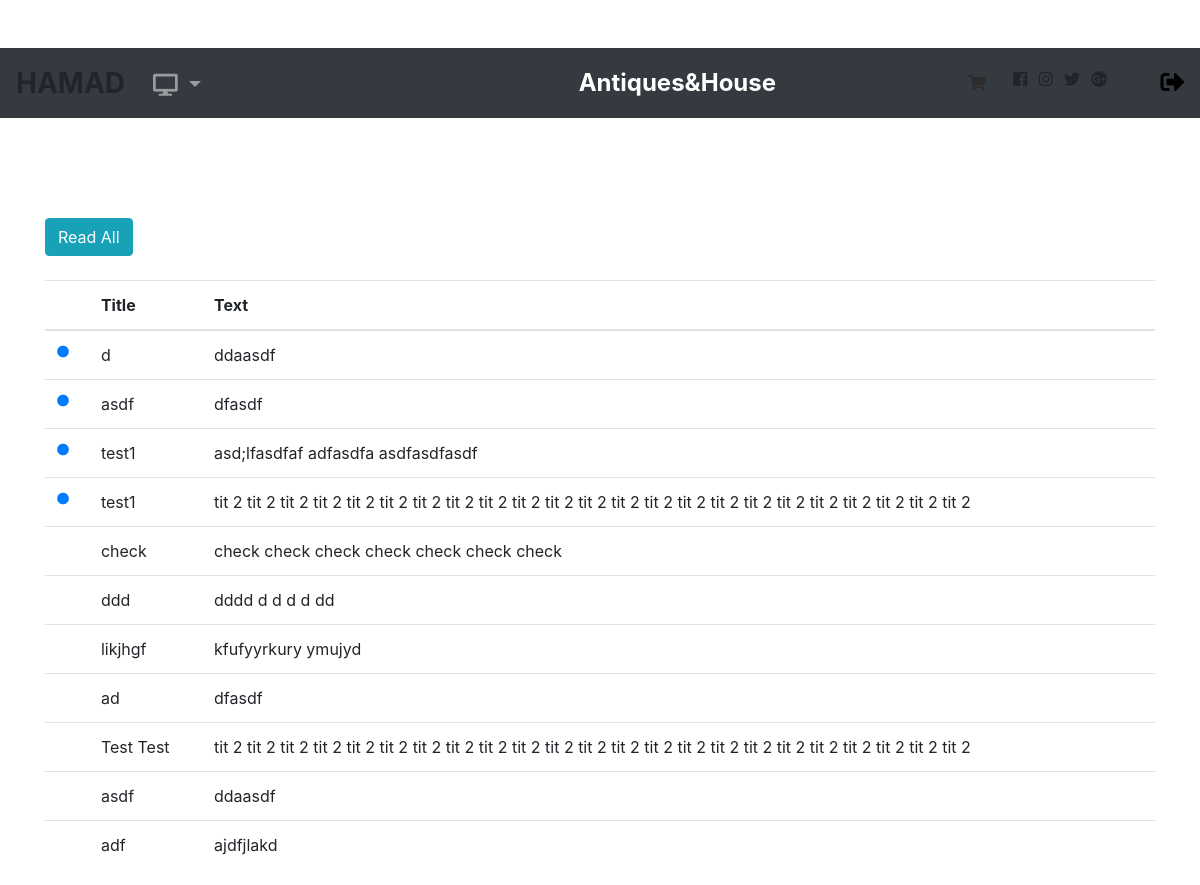
The page /comment.php (signed in) on the database its author committed.
### tables this page shows
CREATE TABLE IF NOT EXISTS `comment` (
  `id` int(100) NOT NULL AUTO_INCREMENT,
  `title` varchar(200) NOT NULL,
  `text` varchar(200) NOT NULL,
  `date` date DEFAULT NULL,
  `status` int(10) NOT NULL,
  PRIMARY KEY (`id`)
);

### comment.php (the view, shortened to what this page needs)
<?php
include "database.php";
$empId = $_SESSION['id'];
$sql_ItemCart = " SELECT image,title,text,price
									FROM post
									 WHERE post.id IN ( SELECT orderr.Pid
									 										FROM orderr,employee
																		 WHERE $empId = orderr.Eid AND orderr.status = 1 ) AND NOT EXISTS ( SELECT * FROM orderr WHERE post.id = orderr.Pid AND status = 2 ) ";
$sql_ShowComment = " SELECT * FROM comment ORDER BY id DESC ";
$result_ShowComment = mysqli_query($con,$sql_ShowComment);
$result_ItemCart = mysqli_query($con,$sql_ItemCart);
?>
<!DOCTYPE html>
<html>
<head>
	<link rel="stylesheet" href="https://stackpath.bootstrapcdn.com/bootstrap/4.2.1/css/bootstrap.min.css">
	<link rel="stylesheet" href="https://use.fontawesome.com/releases/v5.7.2/css/all.css">
	<link rel="stylesheet" type="text/css" href="css/style.css?ts=<?=time()?>">
</head>
<body>
		<nav class="navbar navbar-dark bg-dark navbar-expand-lg mt-5 stickyBar">
							<span class="headerName text-uppercase font-weight-bold"> <?php
											echo $_SESSION['name'];
										?></span>
										    <ul class="navbar-nav">
<li class="nav-item dropdown mt-1">
	<a class="nav-link dropdown-toggle" href="#" id="navbarDropdown" role="button" data-toggle="dropdown" aria-haspopup="true" aria-expanded="false">
		<?php
		if ($_SESSION['role'] == 'admin') {
			echo "<i class='fas fa-desktop'></i>";
		}
		else {
			echo "<i class='fas fa-desktop'></i>";
		}
?>
	</a>
</li>
</ul>
  <a class="navbar-brand headerBrand" href="home.php">Antiques&House</a>
<div class="iconHeader">
		<a href="cartPage.php"> <i class="fas fa-shopping-cart <?php if(mysqli_num_rows($result_ItemCart) > 0 ) echo "text-warning" ?>"></i> </a>
		<i class="fab fa-facebook"></i>
		<i class="fab fa-instagram"></i>
		<i class="fab fa-twitter"></i>
		<i class="fab fa-google-plus"></i>
</div>
<a class="signOut text-uppercase font-weight-bold ml-5" href="check.php"><i class="fas fa-sign-out-alt"></i></a>
</nav>
	<div class="container">
				<div class="message">
</div>
<button type="button" class="btn btn-info" onclick="confirmeRead()">Read All</button>
<br>
<br>
<table class="table">
  <thead>
    <tr>
			<th scope="col"> </th>
      <th scope="col">Title</th>
      <th scope="col">Text</th>
    </tr>
  </thead>
  <tbody>
	  <?php
	  while ($row = mysqli_fetch_array($result_ShowComment)) {
		?>
    <tr>
		<td style="font-size: 12px;"><?php if($row['status'] == '1') echo "<i class='fas fa-circle text-primary hideIcon' data='disIcon'></i>"; ?></td>
      <td><?php echo $row['title'] ?></td>
      <td><?php echo $row['text'] ?></td>
    </tr>
	<?php
	  }
	?>
  </tbody>
</table>
					</div>
</body>
</html>

### css/style.css (style rules this page uses)
body { margin-top: 10px; }
.stickyBar { position: sticky !important; top: 0 !important; z-index: 5; }
nav { width: 100%; height: 70px; }
ul { display: flex; justify-content: space-between; list-style-type: none; padding: 10px 20px; }
ul li a { text-decoration: none; color: rgb(207, 205, 202); font-size: 22px; font-weight: bold; transition: all 0.3s ease-in-out; }
.headerName { cursor: context-menu; font-size: 28px; margin-right: 20px; }
.nav-item { margin-right: 50px; }
.iconHeader { width: 150px; display: flex; flex-flow: row; justify-content: space-around; }
.signOut { text-decoration: none; font-size: 24px; color: black; }
.message { height: 100px; }
.headerBrand { font-weight: bold; font-size: 24px; margin-left: 300px; margin-right: 0px; }
.fa-shopping-cart { color: rgb(44, 44, 44); }

### rows shown on the page
comment: status 1 (drawn), title "d", text "ddaasdf"
comment: status 1 (drawn), title "asdf", text "dfasdf"
comment: status 1 (drawn), title "test1", text "asd;lfasdfaf adfasdfa asdfasdfasdf"
comment: status 1 (drawn), title "test1", text "tit 2 tit 2 tit 2 tit 2 tit 2 tit 2 tit 2 tit 2 tit 2 tit 2 tit 2 tit 2 tit 2 tit 2 tit 2 tit 2 tit 2 tit 2 tit 2 tit 2 tit 2 tit 2 tit 2"
comment: title "check", text "check check check check check check check"
comment: title "ddd", text "dddd d d d d dd"
comment: title "likjhgf", text "kfufyyrkury ymujyd"
comment: title "ad", text "dfasdf"
comment: title "Test Test", text "tit 2 tit 2 tit 2 tit 2 tit 2 tit 2 tit 2 tit 2 tit 2 tit 2 tit 2 tit 2 tit 2 tit 2 tit 2 tit 2 tit 2 tit 2 tit 2 tit 2 tit 2 tit 2 tit 2"
comment: title "asdf", text "ddaasdf"
comment: title "adf", text "ajdfjlakd"

### other values the page prints
$_SESSION['name'] "HAMAD"
